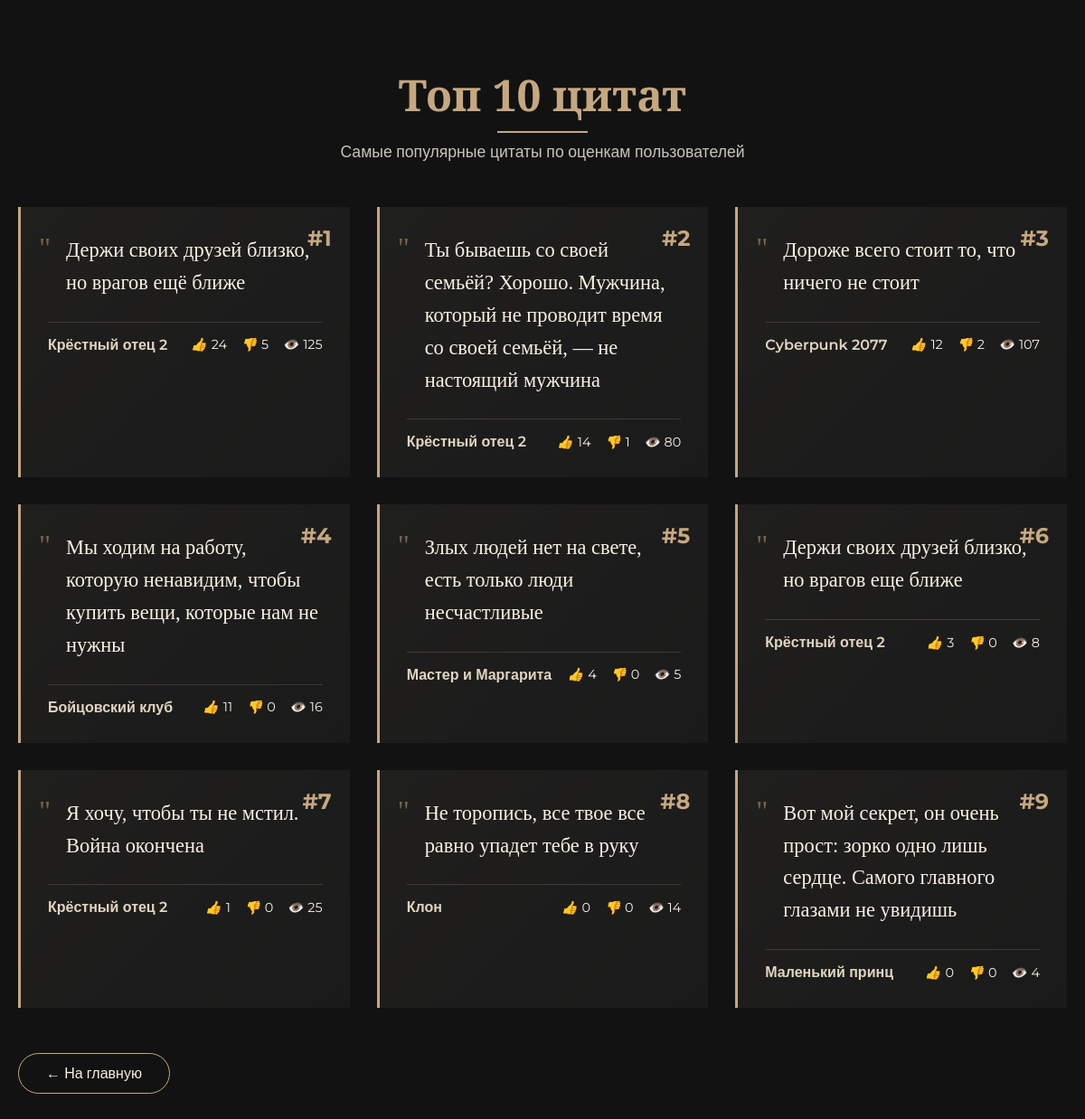
The page /top-quotes/ on the database as committed earlier.
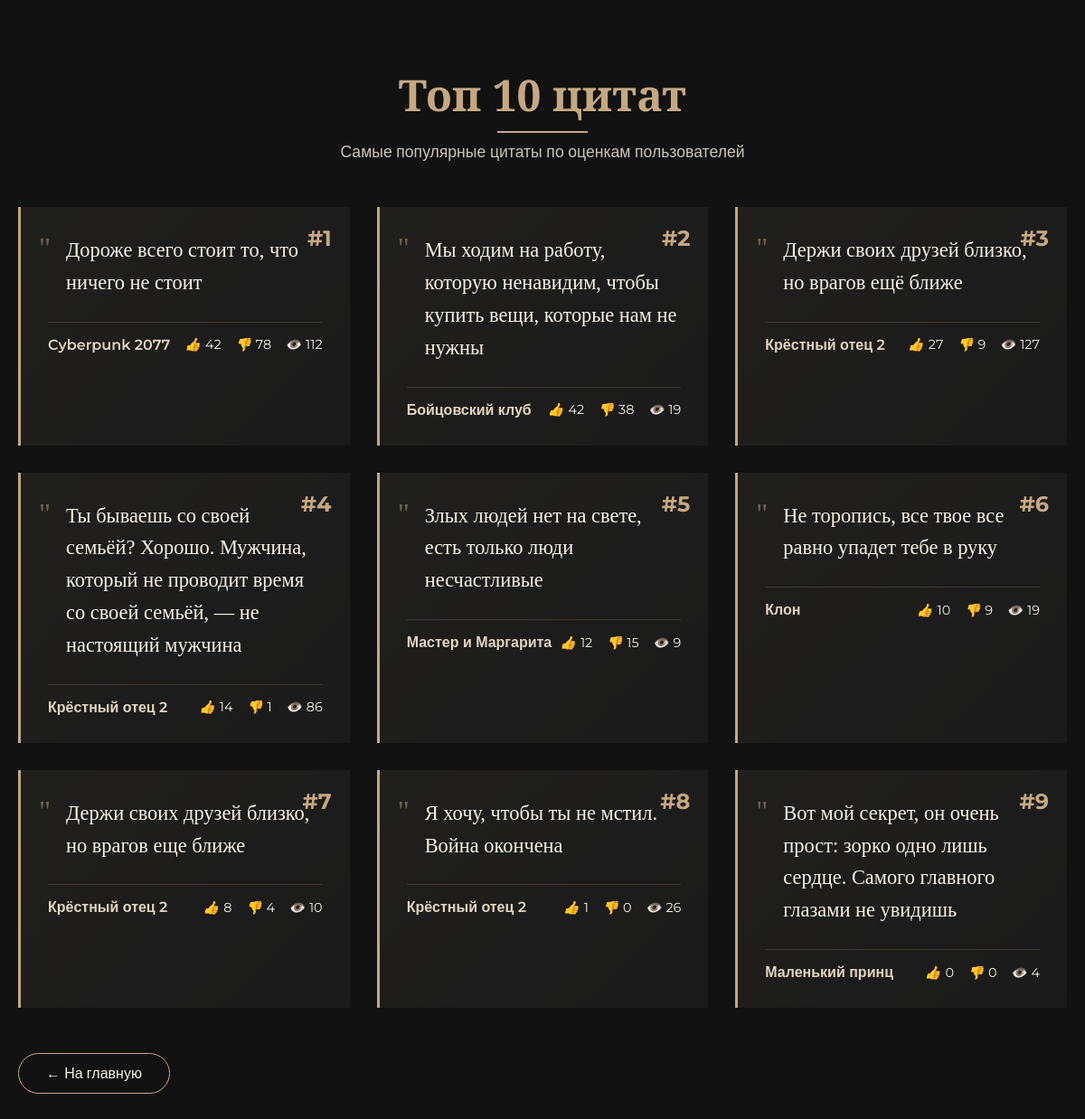
The same page on the database as committed later.
### quotes/models.py (models this page shows, shortened)
class Quote(models.Model):
    text = models.TextField(max_length=1000, unique=True)
    source = models.ForeignKey(
        Source,
        on_delete=models.CASCADE,
        related_name='quotes',
        null=False,
        verbose_name='Источник'
    )
    weight = models.PositiveSmallIntegerField(
        default=1,
        validators=[MinValueValidator(1), MaxValueValidator(10)],
        help_text="Вероятность показа (1-10)"
    )
    views = models.PositiveIntegerField(default=0, editable=False)
    likes = models.PositiveIntegerField(default=0, editable=False)
    dislikes = models.PositiveIntegerField(default=0, editable=False)
    created_at = models.DateTimeField(auto_now_add=True)
    updated_at = models.DateTimeField(auto_now=True)
    class Meta:
        ordering = ['-weight', '-created_at']
        verbose_name = 'Цитата'
        verbose_name_plural = 'Цитаты'

class Source(models.Model):
    TYPE_CHOICES = (
        ('Book', 'Книга'),
        ('Game', 'Игра'),
        ('Movie', 'Фильм'),
    )
    class Meta:
        verbose_name = 'Источник'
        verbose_name_plural = 'Источники'
    name = models.CharField(max_length=100, unique=True)
    type = models.CharField(max_length=20, choices=TYPE_CHOICES, default='Book')

### quotes/views.py (the view)
# urls.py: path('top-quotes/', views.top_quotes, name='top_quotes'),
def top_quotes(request):
    top_quotes = Quote.objects.order_by('-likes')[:10]  # Топ-10 по лайкам
    return render(request, 'quotes/top_quotes.html', {'top_quotes': top_quotes})

### quotes/templates/quotes/top_quotes.html (shortened to what this page needs)
<!DOCTYPE html>
<html lang="ru">
<head>
</head>
<body>
    <div class="container">
        <div class="header">
            <h1>Топ 10 цитат</h1>
            <p>Самые популярные цитаты по оценкам пользователей</p>
        </div>
        <div class="quote-list">
            {% for quote in top_quotes %}
            <div class="quote-card">
                <div class="quote-rank">#{{ forloop.counter }}</div>
                <div class="quote-text">{{ quote.text }}</div>
                <div class="quote-meta">
                    <div class="quote-author">{{ quote.source.name }}</div>
                    <div class="quote-stats">
                        <div class="stat-item">
                            <i>👍</i> {{ quote.likes }}
                        </div>
                        <div class="stat-item">
                            <i>👎</i> {{ quote.dislikes }}
                        </div>
                        <div class="stat-item">
                            <i>👁️</i> {{ quote.views }}
                        </div>
                    </div>
                </div>
            </div>
            {% endfor %}
        </div>
        <a href="/" class="back-btn">← На главную</a>
    </div>
</body>
</html>

### quotes/templates/quotes/top_quotes.html (style rules this page uses)
:root { --primary-color: #f8f1e5; --secondary-color: #e2d5c0; --accent-color: #c5a880; --dark-bg: #121212; --transition-speed: 0.5s; }
body { font-family: 'Montserrat', sans-serif; background-color: var(--dark-bg); color: var(--primary-color); margin: 0; padding: 0; min-height: 100vh; }
.container { max-width: 1200px; margin: 0 auto; padding: 40px 20px; }
.header { text-align: center; margin-bottom: 50px; position: relative; }
.header h1 { font-family: 'Playfair Display', serif; font-size: 3rem; margin-bottom: 20px; color: var(--accent-color); position: relative; display: inline-block; }
.header h1::after { content: ''; position: absolute; bottom: -10px; left: 50%; transform: translateX(-50%); width: 100px; height: 2px; background: var(--accent-color); }
.header p { font-size: 1.1rem; opacity: 0.8; max-width: 600px; margin: 0 auto; }
.quote-list { display: grid; grid-template-columns: repeat(auto-fill, minmax(350px, 1fr)); gap: 30px; }
.quote-card { background: rgba(30, 30, 30, 0.7); border-left: 3px solid var(--accent-color); padding: 30px; transition: all var(--transition-speed) ease; position: relative; overflow: hidden; }
.quote-card::before { content: ''; position: absolute; top: 0; left: 0; width: 100%; height: 100%; background: linear-gradient(135deg, rgba(197, 168, 128, 0.1), transparent); z-index: -1; }
.quote-rank { position: absolute; top: 20px; right: 20px; font-size: 1.5rem; font-weight: bold; color: var(--accent-color); }
.quote-text { font-family: 'Playfair Display', serif; font-size: 1.4rem; line-height: 1.6; margin-bottom: 20px; position: relative; padding-left: 20px; }
.quote-text::before { content: '"'; position: absolute; left: -10px; top: -10px; font-size: 2rem; color: var(--accent-color); opacity: 0.5; }
.quote-meta { display: flex; justify-content: space-between; align-items: center; margin-top: 25px; padding-top: 15px; border-top: 1px solid rgba(197, 168, 128, 0.2); }
.quote-author { font-weight: 600; color: var(--secondary-color); }
.quote-stats { display: flex; gap: 15px; }
.stat-item { display: flex; align-items: center; font-size: 0.9rem; }
.stat-item i { margin-right: 5px; color: var(--accent-color); }
.back-btn { display: inline-block; margin-top: 50px; padding: 12px 30px; background: transparent; border: 1px solid var(--accent-color); color: var(--primary-color); text-decoration: none; border-radius: 30px; transition: all var(--transition-speed) ease; }

Rows that differ between the two databases and show on the page:
changed Quote "Дороже всего стоит то, что ничего не стоит": likes "12" → "42"; dislikes "2" → "78"; views "107" → "112"; moves up the list
changed Quote "Мы ходим на работу, которую ненавидим, чтобы купить вещи, которые нам не нужны": likes "11" → "42"; dislikes "0" → "38"; views "16" → "19"; moves up the list
changed Quote "Держи своих друзей близко, но врагов ещё ближе": likes "24" → "27"; dislikes "5" → "9"; views "125" → "127"
changed Quote (number 4 of 9 on the later page): views "80" → "86"
changed Quote "Злых людей нет на свете, есть только люди несчастливые": likes "4" → "12"; dislikes "0" → "15"; views "5" → "9"
changed Quote "Не торопись, все твое все равно упадет тебе в руку": likes "0" → "10"; dislikes "0" → "9"; views "14" → "19"; moves up the list
changed Quote "Держи своих друзей близко, но врагов еще ближе": likes "3" → "8"; dislikes "0" → "4"; views "8" → "10"
changed Quote "Я хочу, чтобы ты не мстил. Война окончена": views "25" → "26"
